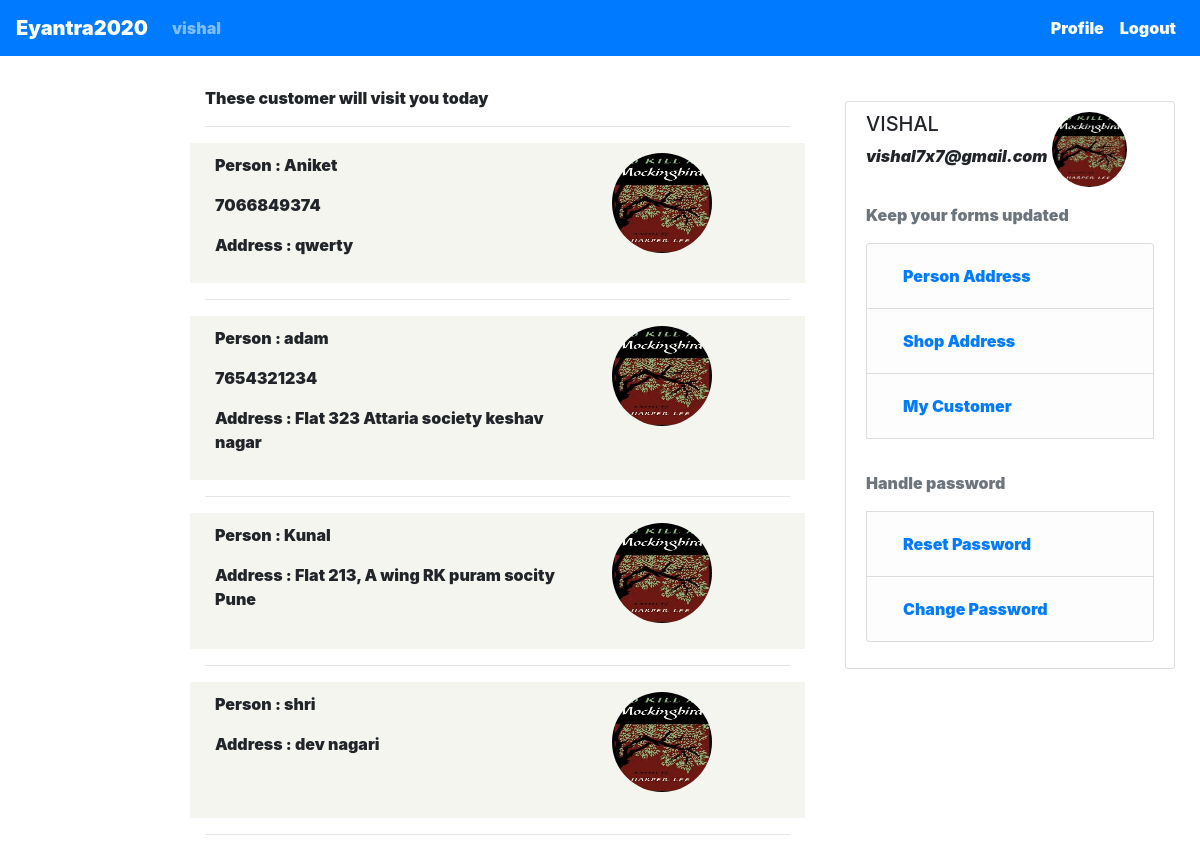
/my-customers-index/ (signed in), run on the app's committed database.
### users/models.py (models this page shows, shortened)
class Person(models.Model):
    user = models.OneToOneField(User, on_delete=models.CASCADE)
    address_line1 = models.CharField(max_length = 50)
    address_line2 = models.CharField(max_length = 50, blank=True)
    address_line3 = models.CharField(max_length = 50, blank=True)
    landmark = models.CharField(max_length = 50)
    msg="Phone number must be entered in the format: '[6-9]\d{9}'. Up to 10 digits allowed."
    from  django.core.validators import RegexValidator, MinValueValidator, MaxValueValidator
    phone_regex = RegexValidator(regex=r'^[6-9]\d{9}$', message=msg)
    additional_ph_no = models.CharField("additional_phone_number",
        validators=[phone_regex],max_length=10,blank=True)
    num_fam_mem = models.PositiveSmallIntegerField(default=3,
        validators=[MinValueValidator(1), MaxValueValidator(20)],
        verbose_name="number_of_family_members")
    gmap_location = models.PositiveSmallIntegerField(default=3,
        validators=[MinValueValidator(1), MaxValueValidator(50)],
        verbose_name="Distance from center in km")
    def __str__(self):
        return self.user.username

class Profile(models.Model):#person address
    user = models.OneToOneField(User, on_delete=models.CASCADE)
    image = models.ImageField(default='default.jpg', upload_to='profile_pics')
    first_name = models.CharField(max_length=30)#x1
    last_name = models.CharField(max_length=30)#x2
    phone_regex = RegexValidator(regex=r'^[6-9]\d{9}$',
        message="Phone number must be entered in the format: '+999999999'. Up to 15 digits allowed.")
    phone_number = models.CharField(validators=[phone_regex],
        max_length=10, blank=True) # validators should be a list
    adhaar_regex = RegexValidator(regex=r'^\d{4}\s\d{4}\s\d{4}$',
        message="eg. 1234 1234 1234")
    adhaar_no = models.CharField(validators=[adhaar_regex],
    max_length=30)#x3

### myApp/views.py (the view)
# urls.py: path('my-customers-index/', views.my_customers_index, name='my_customers_index'),
@login_required
def my_customers_index(request):
	current_shop_obj = Shop.objects.filter(user_id=request.user.id).first()
	print('\n\n\n\n\n\n\n')
	print('current_shop', current_shop_obj)
	if current_shop_obj == None:
		context = {"my_customers": None}
	else:
		current_shops = []
		current_cat = current_shop_obj.category
		print('current_cat', current_cat)
		all_shops_in_current_cat = Shop.objects.filter(category=current_cat)
		print('all_shops_in_current_cat', all_shops_in_current_cat)
		for p in Person.objects.all():
			x1 = p.gmap_location
			min_dist_shop_object = all_shops_in_current_cat[0]
			print('for person', p)
			print('		all shops---')
			for s in all_shops_in_current_cat:
				print('s-', s)
				print(min_dist_shop_object!=s, (s.shop_gmap_location-x1), (min_dist_shop_object.shop_gmap_location-x1))
				if min_dist_shop_object!=s and abs(s.shop_gmap_location-x1)<abs(x1-min_dist_shop_object.shop_gmap_location):
					min_dist_shop_object = s
			print('		nearest shop', min_dist_shop_object)
			if min_dist_shop_object==current_shop_obj:
				current_shops.append(p)
		context = {"my_customers": current_shops}
		for cust in current_shops:
			sub = f"You can visit  {current_shop_obj.category} today "
			msg = f'''
			\n\n
			Visit  <h1>{current_shop_obj.shop_name}<h1>
			shop owner <h3>{current_shop_obj.user}</h3>
			shop address : <h2>{current_shop_obj.shop_address_line1}, {current_shop_obj.shop_address_line2},{current_shop_obj.shop_address_line3}</h2>
			location : <h2>{current_shop_obj.shop_gmap_location}</h2>
			'''
			to = cust.user.email
			msg = EmailMultiAlternatives(sub, msg, 'vishal7x7@gmail.com', [to])
			msg.attach_alternative(msg, "text/html")
			try:
				msg.send()
			except:
				pass
		sub="These people will visit you today"
		total = len(current_shops)
		text_content=f"Total count : {total}"
		for cust in current_shops:
			text_content+=f'''
			\n\n
			<h1 style="font-color:red;">{cust.user} {cust.user.last_name}</h1>
			<h3>{cust.user.profile.phone_number}<h3>
			adhaar number <h3>{cust.user.profile.adhaar_no}<h3>
			num of family members <h3>{cust.user.person.num_fam_mem}<h3>
			Distance from you {abs(cust.user.person.gmap_location-request.user.shop.shop_gmap_location)} km
			'''
		subject, from_email, to = "These people will visit you today", 'vishal7x7@gmail.com', 'effort21pool@gmail.com'
		html_content = text_content
		msg = EmailMultiAlternatives(subject, text_content, from_email, [to])
		msg.attach_alternative(html_content, "text/html")
		msg.send()
	return render(request, 'myApp/my_customers_index.html', context)

### myApp/templates/myApp/my_customers_index.html (shortened to what this page needs)
{% extends "myApp/base.html" %}
{% block content %}
{{"These customer will visit you today"}}
<hr>
{% for p in my_customers %}
<div  class="row" style="background-color:#f5f5f0;
padding: 10px 10px 10px 10px;">
	<div class="col-md-8">
			<p>Person : {{p}}</p>
			 <p> {{p.user.profile.phone_number}}</p>
			<p>Address :  {{p.address_line1}}
			  {{p.address_line2}}
			  {{p.address_line3}}</p>
	</div>
	<div class="col-md-4">
		<img class="rounded-circle account-img" src="{{ p.user.profile.image.url }}" style="  height:100px; width:100px;">
	</div>
</div>
<hr>
{% endfor %}
{% endblock content %}

### myApp/templates/myApp/base.html (shortened to what this page needs)
{% load static %}
<!DOCTYPE html>
<html>
<head>
    <link rel="stylesheet" href="https://maxcdn.bootstrapcdn.com/bootstrap/4.0.0/css/bootstrap.min.css">
    <link rel="stylesheet" type="text/css" href="{% static 'myApp/main.css' %}">
</head>
<body style="font-weight:900">
    <header class="site-header">
      <nav class="navbar navbar-expand-lg navbar-dark bg-primary">
  <a class="navbar-brand" href="{% url 'index' %}">Eyantra2020</a>
  <div class="collapse navbar-collapse" id="navbarSupportedContent">
    <ul class="navbar-nav mr-auto">
      <li class="nav-item">
        <a class="nav-link " href="#">{{user}}</a>
      </li>
    </ul>
     <div class="navbar-nav">
              {% if user.is_authenticated %}
                <a class="nav-item nav-link active" href="{% url 'profile' %}">Profile</a>
                <a class="nav-item nav-link active" href="{% url 'logout' %}">Logout</a>
              {% else %}
                <a class="nav-item nav-link active" href="{% url 'login' %}">Login</a>
                <a class="nav-item nav-link active" href="{% url 'register' %}">Register</a>
              {% endif %}
      </div>
  </div>
</nav>
    </header>
    <main role="main" class="container-float" style="padding-top:30px;">
      <div class="row">
	        <div class="col-md-2">
	        </div>
	        <div class="col-md-6">
	          {% block content %}
	          {% endblock %}
	        </div>
	        <div class="col-md-4" style="padding: 15px 40px;">
	          <div class="content-section">
              <div class="row">
                <div class="col-md-5">
                  <h5>{{user|upper}} </h5><i>{{user.email}}</i>
                </div>
                <div class="col-md-2">
                </div>
                <div class="col-md-5">
                  <img class="rounded-circle account-img" src="{{ user.profile.image.url }}" style="  height:75px; width:75px;">
                </div>
              </div>
	            <p class='text-muted'>Keep your forms updated
	              <ul class="list-group">
	                <li class="list-group-item list-group-item-light"><a class="nav-item nav-link active" href="{% url 'person-address' %}">Person Address</a></li>
                  <li class="list-group-item list-group-item-light">  <a class="nav-item nav-link active" href="{% url 'shop-address' %}">Shop Address</a></li>
	              {% if user.shop.is_shopkeeper %}
                <li class="list-group-item list-group-item-light"><a class="nav-item nav-link active" href="{% url 'my_customers_index' %}">My Customer</a></li>
                {% endif %}
                <p class='text-muted'>Handle password</p>
                {% if user.is_authenticated %}
                 <li class="list-group-item list-group-item-light"><a class="nav-item nav-link active" href="{% url 'password_reset' %}">Reset Password</a></li>
                 <li class="list-group-item list-group-item-light"><a class="nav-item nav-link active" href="{% url 'password_change' %}">Change Password</a></li>
                 {% endif %}
	              </ul>
	            </p>
	          </div>
	        </div>
      </div>
    </main>
</body>
</html>

### myApp/static/myApp/main.css (style rules this page uses)
.account-img { height: 125px; width: 125px; margin-right: 20px; margin-bottom: 16px; }
.content-section { background: #ffffff; padding: 10px 20px; border: 1px solid #dddddd; border-radius: 3px; margin-bottom: 20px; }

### data on the page
Person: user.username "Aniket", user.profile.phone_number "7066849374", address_line1 "qwerty", user.profile.image (placeholder picture)
Person: user.username "adam", user.profile.phone_number "7654321234", address_line1 "Flat 323", address_line2 "Attaria society", address_line3 "keshav nagar", user.profile.image (placeholder picture)
Person: user.username "Kunal", address_line1 "Flat 213, A wing", address_line2 "RK puram socity", address_line3 "Pune", user.profile.image (placeholder picture)
Person: user.username "shri", address_line1 "dev nagari", user.profile.image (placeholder picture)

### other printed values
{{ user }} "vishal"
{{ "These customer will visit you today" }} "These customer will visit you today"
{{ user|upper }} "VISHAL"
{{ user.email }} "vishal7x7@gmail.com"
